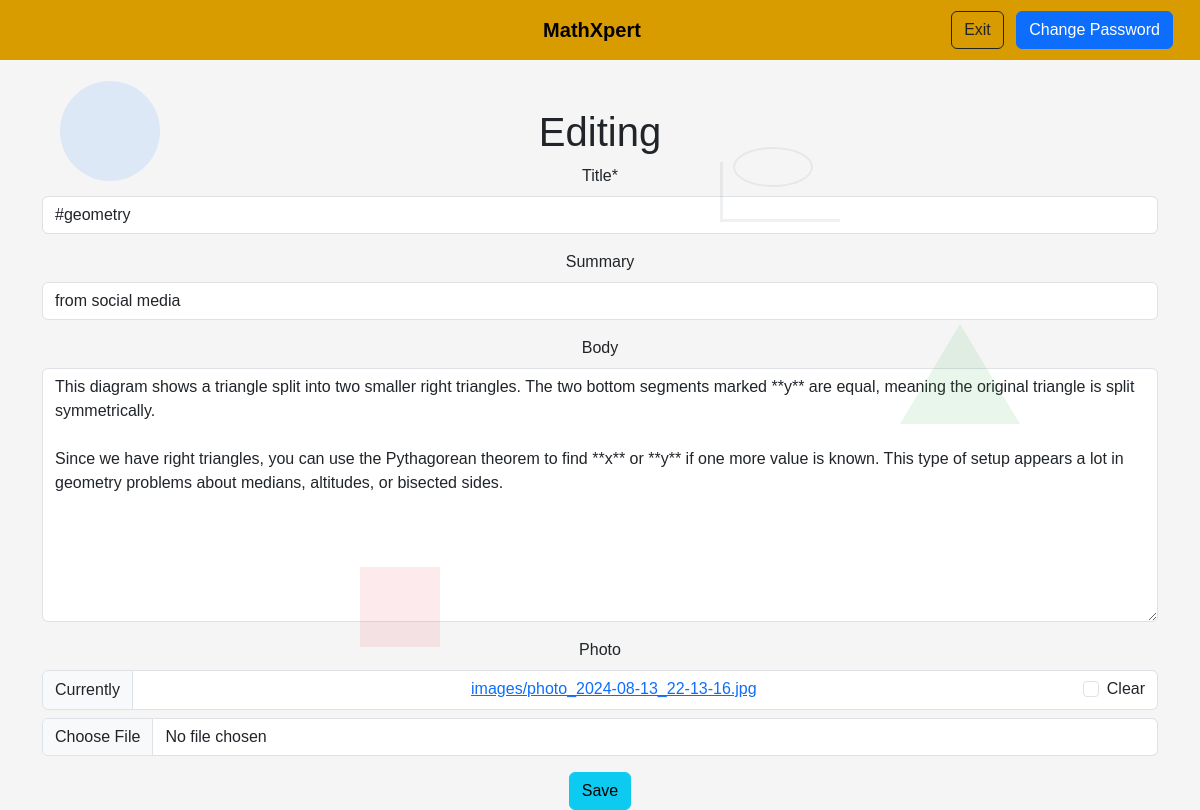
Page /articles/7/edit/ (signed in) on the committed database.
### articles/models.py (models this page shows, shortened)
class Article(models.Model):
    title=models.CharField(max_length=255)
    summary=models.CharField(max_length=200,blank=True)
    body=RichTextField(blank=True,null=True)
    photo=models.ImageField(upload_to='images/',blank=True)
    date=models.DateTimeField(auto_now_add=True)
    author=models.ForeignKey(
        get_user_model(),
        on_delete=models.CASCADE,
    )

### articles/views.py (the view)
# urls.py: path('<int:pk>/edit/',ArticleUpdateView.as_view(),name='article_edit'),
class ArticleUpdateView(LoginRequiredMixin,UserPassesTestMixin,UpdateView):
    model=Article
    fields=['title','summary','body','photo']
    template_name='article_edit.html'
    def test_func(self):
        obj=self.get_object()
        return obj.author==self.request.user

### templates/article_edit.html (shortened to what this page needs)
{%extends 'base.html'%}
{%load crispy_forms_tags%}
{%block content%}
<h1>Editing</h1>
<form method="post" enctype="multipart/form-data">{%csrf_token%}
    {{form|crispy}}
    <button class="btn btn-info ml-2" type="submit">Save</button>
</form>
{%endblock content%}

### templates/base.html (style rules this page uses)
body { background-color: #f5f5f5; font-family: 'Arial', sans-serif; position: relative; overflow-x: hidden; }

### rows in the picture
Article: title "#geometry", summary "from social media", body "This diagram shows a triangle split into two smaller right triangles. The two bottom segments marked **y** are equal, meaning the original triangle is split symmetrically. Since we have right triangles, you can use the Pythagorean theorem to find **x** or **y** if one more value is known. This type of setup appears a lot in geometry problems about medians, altitudes, or bisected sides."
